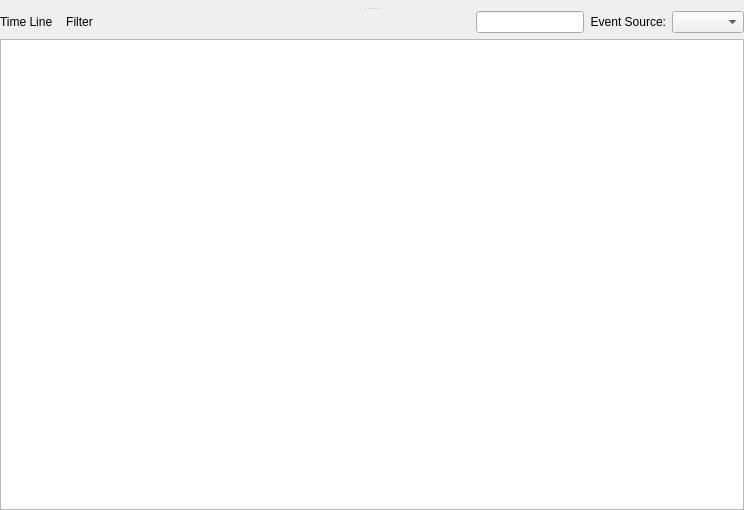
<?xml version="1.0" encoding="UTF-8"?>
<ui version="4.0">
 <class>ResultsPage</class>
 <widget class="QWidget" name="ResultsPage">
  <property name="geometry">
   <rect>
    <x>0</x>
    <y>0</y>
    <width>744</width>
    <height>510</height>
   </rect>
  </property>
  <layout class="QVBoxLayout" name="verticalLayout_2">
   <property name="leftMargin">
    <number>0</number>
   </property>
   <property name="topMargin">
    <number>0</number>
   </property>
   <property name="rightMargin">
    <number>0</number>
   </property>
   <property name="bottomMargin">
    <number>0</number>
   </property>
   <item>
    <widget class="QSplitter" name="splitter">
     <property name="orientation">
      <enum>Qt::Vertical</enum>
     </property>
     <widget class="QTabWidget" name="resultsTabWidget">
      <property name="currentIndex">
       <number>-1</number>
      </property>
      <property name="documentMode">
       <bool>true</bool>
      </property>
     </widget>
     <widget class="QWidget" name="timeLineArea" native="true">
      <layout class="QVBoxLayout" name="verticalLayout">
       <property name="leftMargin">
        <number>0</number>
       </property>
       <property name="rightMargin">
        <number>0</number>
       </property>
       <property name="bottomMargin">
        <number>0</number>
       </property>
       <item>
        <widget class="QWidget" name="widget_2" native="true">
         <layout class="QHBoxLayout" name="horizontalLayout">
          <property name="leftMargin">
           <number>0</number>
          </property>
          <property name="topMargin">
           <number>0</number>
          </property>
          <property name="rightMargin">
           <number>0</number>
          </property>
          <property name="bottomMargin">
           <number>0</number>
          </property>
          <item>
           <widget class="QLabel" name="label">
            <property name="text">
             <string>Time Line</string>
            </property>
           </widget>
          </item>
          <item>
           <widget class="QToolButton" name="timeLineEventFilterButton">
            <property name="toolTip">
             <string>Configure event filters</string>
            </property>
            <property name="text">
             <string>Filter</string>
            </property>
            <property name="icon">
             <iconset theme="view-filter"/>
            </property>
            <property name="popupMode">
             <enum>QToolButton::InstantPopup</enum>
            </property>
            <property name="autoRaise">
             <bool>true</bool>
            </property>
           </widget>
          </item>
          <item>
           <spacer name="horizontalSpacer">
            <property name="orientation">
             <enum>Qt::Horizontal</enum>
            </property>
            <property name="sizeHint" stdset="0">
             <size>
              <width>40</width>
              <height>20</height>
             </size>
            </property>
           </spacer>
          </item>
          <item>
           <widget class="QLineEdit" name="timeLineSearch">
            <property name="sizePolicy">
             <sizepolicy hsizetype="Preferred" vsizetype="Minimum">
              <horstretch>0</horstretch>
              <verstretch>0</verstretch>
             </sizepolicy>
            </property>
            <property name="toolTip">
             <string>&lt;html&gt;&lt;head/&gt;&lt;body&gt;&lt;p&gt;Search event timeline for threads by name or thread id.&lt;/p&gt;&lt;/body&gt;&lt;/html&gt;</string>
            </property>
           </widget>
          </item>
          <item>
           <widget class="QLabel" name="label_2">
            <property name="text">
             <string>Event Source:</string>
            </property>
            <property name="alignment">
             <set>Qt::AlignRight|Qt::AlignTrailing|Qt::AlignVCenter</set>
            </property>
           </widget>
          </item>
          <item>
           <widget class="QComboBox" name="timeLineEventSource"/>
          </item>
         </layout>
        </widget>
       </item>
       <item>
        <widget class="QTreeView" name="timeLineView">
         <property name="alternatingRowColors">
          <bool>true</bool>
         </property>
         <property name="rootIsDecorated">
          <bool>false</bool>
         </property>
         <property name="uniformRowHeights">
          <bool>true</bool>
         </property>
         <property name="itemsExpandable">
          <bool>false</bool>
         </property>
        </widget>
       </item>
      </layout>
     </widget>
    </widget>
   </item>
  </layout>
 </widget>
 <resources/>
 <connections/>
</ui>
